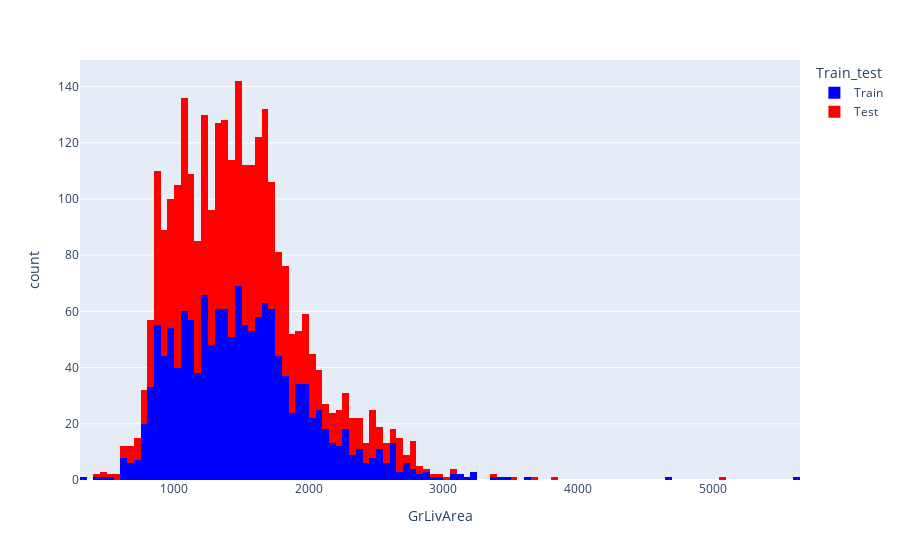

Notebook code for this chart:
### Markdown cell above
<a id='1.1.2'> </a>

### GrLivArea

### Code cell
px.histogram(df, x="GrLivArea", color="Train_test", color_discrete_sequence=cm)

### Figure 1 — Plotly figure (JSON) as saved in the notebook; plotly's stock layout.template omitted (floating-point values rounded to 4 significant figures; data arrays with more than 128 entries replaced by an {"elided": "..."} marker saying what was removed)
{"data": [{"alignmentgroup": "True", "bingroup": "x", "hovertemplate": "Train_test=Train<br>GrLivArea=%{x}<br>count=%{y}<extra></extra>", "legendgroup": "Train", "marker": {"color": "rgb(0,0,255)", "pattern": {"shape": ""}}, "name": "Train", "offsetgroup": "Train", "orientation": "v", "showlegend": true, "type": "histogram", "x": {"elided": "1451 int values"}, "xaxis": "x", "yaxis": "y"}, {"alignmentgroup": "True", "bingroup": "x", "hovertemplate": "Train_test=Test<br>GrLivArea=%{x}<br>count=%{y}<extra></extra>", "legendgroup": "Test", "marker": {"color": "rgb(255,0,0)", "pattern": {"shape": ""}}, "name": "Test", "offsetgroup": "Test", "orientation": "v", "showlegend": true, "type": "histogram", "x": {"elided": "1459 int values"}, "xaxis": "x", "yaxis": "y"}], "layout": {"barmode": "relative", "legend": {"title": {"text": "Train_test"}, "tracegroupgap": 0}, "margin": {"t": 60}, "xaxis": {"anchor": "y", "domain": [0, 1], "title": {"text": "GrLivArea"}}, "yaxis": {"anchor": "x", "domain": [0, 1], "title": {"text": "count"}}}}
